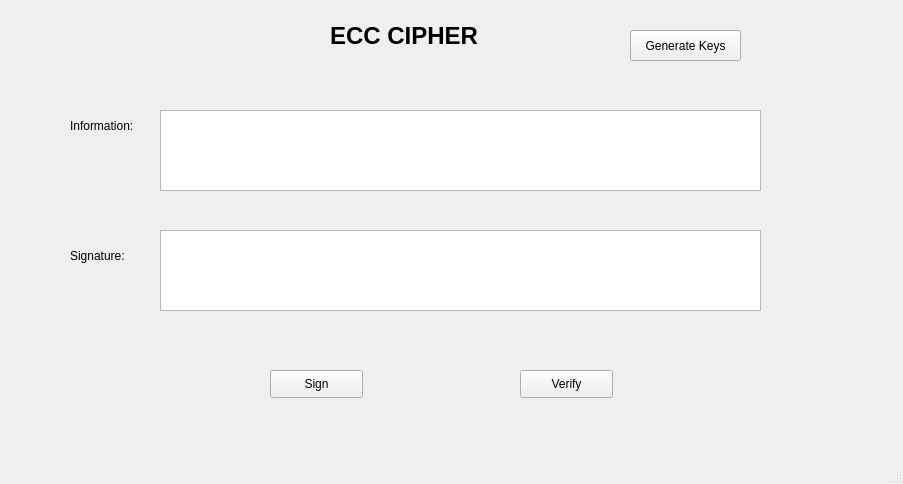
<?xml version="1.0" encoding="UTF-8"?>
<ui version="4.0">
 <class>MainWindow</class>
 <widget class="QMainWindow" name="MainWindow">
  <property name="geometry">
   <rect>
    <x>0</x>
    <y>0</y>
    <width>903</width>
    <height>484</height>
   </rect>
  </property>
  <property name="windowTitle">
   <string>MainWindow</string>
  </property>
  <widget class="QWidget" name="centralwidget">
   <widget class="QPushButton" name="btn_gen_keys">
    <property name="geometry">
     <rect>
      <x>630</x>
      <y>30</y>
      <width>111</width>
      <height>31</height>
     </rect>
    </property>
    <property name="text">
     <string>Generate Keys</string>
    </property>
   </widget>
   <widget class="QPushButton" name="btn_gisn">
    <property name="geometry">
     <rect>
      <x>270</x>
      <y>370</y>
      <width>93</width>
      <height>28</height>
     </rect>
    </property>
    <property name="text">
     <string>Sign</string>
    </property>
   </widget>
   <widget class="QPushButton" name="btn_verify">
    <property name="geometry">
     <rect>
      <x>520</x>
      <y>370</y>
      <width>93</width>
      <height>28</height>
     </rect>
    </property>
    <property name="text">
     <string>Verify</string>
    </property>
   </widget>
   <widget class="QLabel" name="label">
    <property name="geometry">
     <rect>
      <x>330</x>
      <y>10</y>
      <width>261</width>
      <height>51</height>
     </rect>
    </property>
    <property name="font">
     <font>
      <pointsize>18</pointsize>
      <weight>75</weight>
      <bold>true</bold>
     </font>
    </property>
    <property name="text">
     <string>ECC CIPHER</string>
    </property>
   </widget>
   <widget class="QTextEdit" name="txt_info">
    <property name="geometry">
     <rect>
      <x>160</x>
      <y>110</y>
      <width>601</width>
      <height>81</height>
     </rect>
    </property>
   </widget>
   <widget class="QLabel" name="label_2">
    <property name="geometry">
     <rect>
      <x>70</x>
      <y>110</y>
      <width>81</width>
      <height>31</height>
     </rect>
    </property>
    <property name="text">
     <string>Information:</string>
    </property>
   </widget>
   <widget class="QLabel" name="label_3">
    <property name="geometry">
     <rect>
      <x>70</x>
      <y>240</y>
      <width>81</width>
      <height>31</height>
     </rect>
    </property>
    <property name="text">
     <string>Signature:</string>
    </property>
   </widget>
   <widget class="QTextEdit" name="txt_sign">
    <property name="geometry">
     <rect>
      <x>160</x>
      <y>230</y>
      <width>601</width>
      <height>81</height>
     </rect>
    </property>
   </widget>
  </widget>
  <widget class="QMenuBar" name="menubar">
   <property name="geometry">
    <rect>
     <x>0</x>
     <y>0</y>
     <width>903</width>
     <height>26</height>
    </rect>
   </property>
  </widget>
  <widget class="QStatusBar" name="statusbar"/>
 </widget>
 <resources/>
 <connections/>
</ui>
